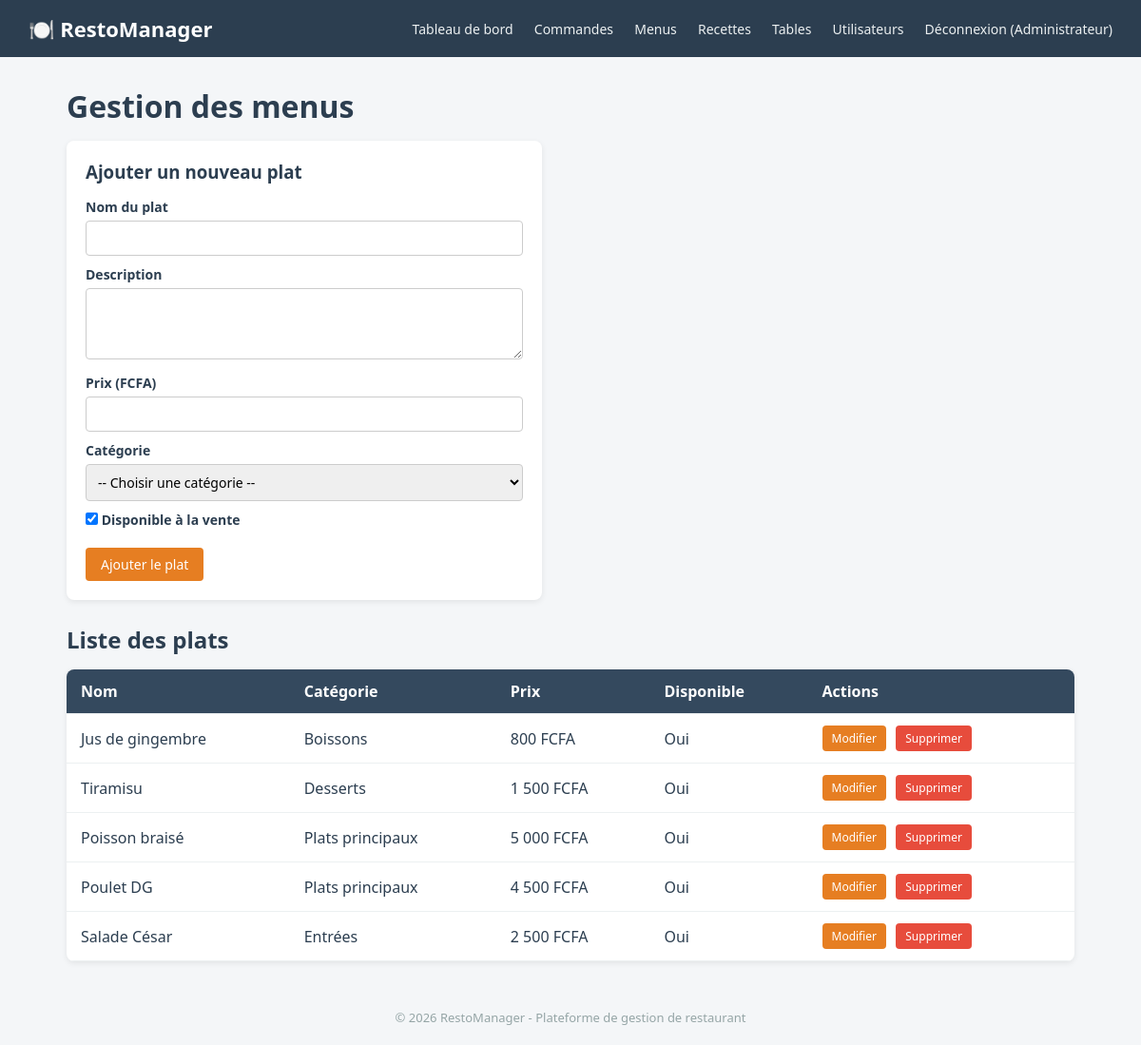
Screenshot of /menus.php (signed in) with the database file from the repository.
### tables this page shows
CREATE TABLE menus (
    id INT AUTO_INCREMENT PRIMARY KEY,
    nom VARCHAR(150) NOT NULL,
    description TEXT,
    prix DECIMAL(10,2) NOT NULL,
    categorie_id INT,
    disponible TINYINT(1) DEFAULT 1,
    FOREIGN KEY (categorie_id) REFERENCES categories(id) ON DELETE SET NULL
);

CREATE TABLE categories (
    id INT AUTO_INCREMENT PRIMARY KEY,
    nom VARCHAR(100) NOT NULL
);

### menus.php (the view, shortened to what this page needs)
<?php require 'header.php'; ?>
<h1>Gestion des menus</h1>
<?php
$menu_a_modifier = null;
?>
<form class="formulaire" method="POST" action="menus.php">
    <h3><?= $menu_a_modifier ? "Modifier le plat" : "Ajouter un nouveau plat" ?></h3>
    <label for="nom">Nom du plat</label>
    <input type="text" id="nom" name="nom" required
           value="<?= htmlspecialchars($menu_a_modifier['nom'] ?? '') ?>">
    <label for="description">Description</label>
    <textarea id="description" name="description" rows="3"><?= htmlspecialchars($menu_a_modifier['description'] ?? '') ?></textarea>
    <label for="prix">Prix (FCFA)</label>
    <input type="number" step="0.01" id="prix" name="prix" required
           value="<?= htmlspecialchars($menu_a_modifier['prix'] ?? '') ?>">
    <label for="categorie_id">Catégorie</label>
    <select id="categorie_id" name="categorie_id" required>
        <option value="">-- Choisir une catégorie --</option>
    </select>
    <label>
        <input type="checkbox" name="disponible" style="width:auto; display:inline;"
            <?= (!isset($menu_a_modifier) || $menu_a_modifier['disponible']) ? 'checked' : '' ?>>
        Disponible à la vente
    </label>
    <?php if ($menu_a_modifier): ?>
        <button type="submit" name="modifier">Enregistrer les modifications</button>
        <a class="btn btn-secondaire" href="menus.php">Annuler</a>
    <?php else: ?>
        <button type="submit" name="ajouter">Ajouter le plat</button>
    <?php endif; ?>
</form>
<h2>Liste des plats</h2>
<table>
    <tr>
        <th>Nom</th>
        <th>Catégorie</th>
        <th>Prix</th>
        <th>Disponible</th>
        <th>Actions</th>
    </tr>
    <?php
    $sql = "SELECT m.*, c.nom AS categorie_nom
            FROM menus m
            LEFT JOIN categories c ON m.categorie_id = c.id
            ORDER BY m.id DESC";
    $res = $conn->query($sql);
    while ($menu = $res->fetch_assoc()):
    ?>
        <tr>
            <td><?= htmlspecialchars($menu['nom']) ?></td>
            <td><?= htmlspecialchars($menu['categorie_nom'] ?? '-') ?></td>
            <td><?= number_format($menu['prix'], 0, ',', ' ') ?> FCFA</td>
            <td><?= $menu['disponible'] ? 'Oui' : 'Non' ?></td>
            <td class="actions">
                <a class="btn btn-sm" href="menus.php?modifier=<?= $menu['id'] ?>">Modifier</a>
                <a class="btn btn-sm btn-danger" href="menus.php?supprimer=<?= $menu['id'] ?>"
                   onclick="return confirm('Supprimer ce plat ?');">Supprimer</a>
            </td>
        </tr>
    <?php endwhile; ?>
</table>
<?php require 'footer.php'; ?>

### header.php (shortened to what this page needs)
<?php
$role_utilisateur = $_SESSION['role'];
?>
<!DOCTYPE html>
<html lang="fr">
<head>
    <link rel="stylesheet" href="css/style.css">
</head>
<body>
    <header class="navbar">
        <div class="logo">🍽️ RestoManager</div>
        <nav>
            <a href="index.php">Tableau de bord</a>
            <a href="commandes.php">Commandes</a>
            <a href="menus.php">Menus</a>
            <a href="recettes.php">Recettes</a>
            <a href="tables.php">Tables</a>
            <?php if ($role_utilisateur === 'admin' || $role_utilisateur === 'manager'): ?>
                <a href="utilisateurs.php">Utilisateurs</a>
            <?php endif; ?>
            <a href="logout.php">Déconnexion (<?= htmlspecialchars($_SESSION['nom']) ?>)</a>
        </nav>
    </header>
    <main class="container">

### footer.php
    </main>
    <footer>
        <p>&copy; <?= date("Y") ?> RestoManager - Plateforme de gestion de restaurant</p>
    </footer>
</body>
</html>

### css/style.css (style rules this page uses)
* { margin: 0; padding: 0; box-sizing: border-box; font-family: 'Segoe UI', Arial, sans-serif; }
body { background-color: #f4f6f8; color: #2c3e50; }
.navbar { background-color: #2c3e50; color: #fff; padding: 15px 30px; display: flex; justify-content: space-between; align-items: center; flex-wrap: wrap; }
.navbar .logo { font-size: 22px; font-weight: bold; }
.navbar nav a { color: #ecf0f1; text-decoration: none; margin-left: 18px; font-size: 14px; transition: color 0.2s; }
.container { max-width: 1100px; margin: 30px auto; padding: 0 20px; }
h1, h2, h3 { margin-bottom: 15px; color: #2c3e50; }
table { width: 100%; border-collapse: collapse; background: #fff; border-radius: 8px; overflow: hidden; box-shadow: 0 2px 6px rgba(0,0,0,0.08); margin-bottom: 20px; }
table th, table td { padding: 12px 15px; text-align: left; border-bottom: 1px solid #ecf0f1; }
table th { background-color: #34495e; color: #fff; }
form.formulaire { background: #fff; padding: 20px; border-radius: 8px; box-shadow: 0 2px 6px rgba(0,0,0,0.08); margin-bottom: 25px; max-width: 500px; }
label { display: block; margin-top: 10px; margin-bottom: 5px; font-weight: bold; font-size: 14px; }
input, select, textarea { width: 100%; padding: 8px; border: 1px solid #ccc; border-radius: 4px; font-size: 14px; }
textarea { resize: vertical; }
button, .btn { display: inline-block; margin-top: 15px; padding: 8px 16px; background-color: #e67e22; color: #fff; border: none; border-radius: 4px; cursor: pointer; text-decoration: none; font-size: 14px; transition: background-color 0.2s; }
.btn-danger { background-color: #e74c3c; }
.btn-sm { padding: 5px 10px; font-size: 12px; margin-top: 0; }
.actions a { margin-right: 6px; }
footer { text-align: center; padding: 20px; color: #95a5a6; font-size: 13px; }

### rows the page displays
menus: nom "Jus de gingembre", categorie.nom "Boissons", prix "800", disponible "Oui"
menus: nom "Tiramisu", categorie.nom "Desserts", prix "1 500", disponible "Oui"
menus: nom "Poisson braisé", categorie.nom "Plats principaux", prix "5 000", disponible "Oui"
menus: nom "Poulet DG", categorie.nom "Plats principaux", prix "4 500", disponible "Oui"
menus: nom "Salade César", categorie.nom "Entrées", prix "2 500", disponible "Oui"

### other values shown
$_SESSION['nom'] "Administrateur"
